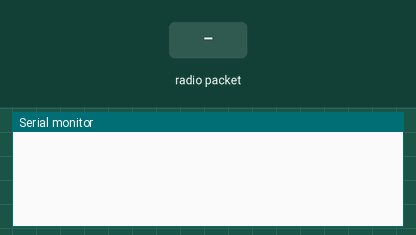
A sketch run on a simulated ESP32. On the bench: the last lines printed to the serial monitor. The inputs (shaded band) are chosen by the test bench.

Above: at 1.2 s.
1.3 s: radio packet "1" arrives
At 1.9 s:
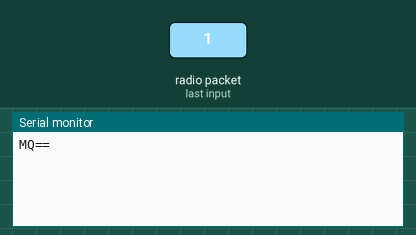
2.8 s: radio packet "0" arrives
At 4.0 s:
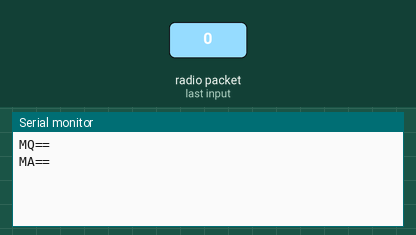
4.3 s: radio packet "2" arrives
At 5.4 s:
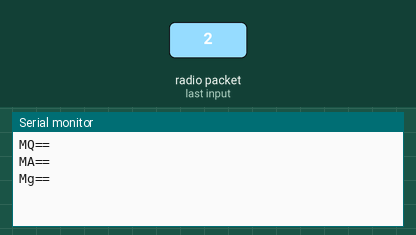

Measured:
- after the input at 1.3 s, the serial monitor: prints a new line at once (image 1)
- after the input at 2.8 s, the serial monitor: prints a new line at once (image 2)
- after the input at 4.3 s, the serial monitor: prints a new line at once (image 3)

The sketch:

relay.ino
```cpp
/*
 * Cyber Controller — wireless node RELAY (gateway) firmware.  Wire protocol: W1.0.
 *
 * Role: a USB-tethered ESP32 that bridges the host's serial link to the ESP-NOW radio the remote nodes
 * speak.  It is a DUMB PIPE by design — encryption is end-to-end between the host and each node
 * (AES-256-GCM, see ../PROTOCOL.md and src/core/node_crypto.py), so the relay holds no keys and can read
 * nothing.  Downlink frames are broadcast; only the node whose key matches can unseal one, every other
 * node drops it on the tag check.  That is why there is no routing table here.
 *
 * Serial (host):  one base64-encoded sealed frame per line, '\n' terminated.
 * ESP-NOW (nodes): the raw sealed frame bytes (<= 250, the ESP-NOW payload budget).
 *
 * STATUS: real implementation, but NOT compiled or flashed in this environment (no arduino-cli/toolchain
 * available here) and NOT yet validated on hardware.  Review against ../PROTOCOL.md before flashing.
 * Target: ESP32 Arduino core 2.x (the classic esp_now_recv_cb signature below).  On core 3.x the receive
 * callback's first argument becomes `const esp_now_recv_info_t *` — adjust onEspNowRecv accordingly.
 */
#include <WiFi.h>
#include <esp_now.h>
#include <esp_wifi.h>
#include "mbedtls/base64.h"

static const uint8_t BROADCAST[6]   = {0xFF, 0xFF, 0xFF, 0xFF, 0xFF, 0xFF};
static const uint8_t ESPNOW_CHANNEL = 1;      // relay + nodes must agree on one fixed channel
static const size_t  MAX_FRAME      = 250;    // ESP-NOW payload MTU (== node_crypto.ESP_NOW_MTU)
static const size_t  MAX_LINE       = 512;    // base64 of 250 bytes is ~344 chars; leave slack
static const size_t  B64_OUT        = 356;    // 4*ceil(250/3) rounded up

static char   lineBuf[MAX_LINE];
static size_t lineLen = 0;

// A raw sealed frame arrived from a node -> base64-encode -> emit one line to the host.
void onEspNowRecv(const uint8_t *mac, const uint8_t *data, int len) {
  (void)mac;
  if (len <= 0 || (size_t)len > MAX_FRAME) return;   // never forward an over-MTU/empty frame
  uint8_t out[B64_OUT];
  size_t olen = 0;
  if (mbedtls_base64_encode(out, sizeof(out), &olen, data, (size_t)len) != 0) return;
  Serial.write(out, olen);
  Serial.write('\n');
}

// A complete base64 line from the host = a sealed frame for a node -> decode -> broadcast over ESP-NOW.
static void handleLine(const char *b64, size_t n) {
  if (n == 0) return;
  uint8_t frame[MAX_FRAME];
  size_t flen = 0;
  if (mbedtls_base64_decode(frame, sizeof(frame), &flen, (const uint8_t *)b64, n) != 0) return; // drop junk
  if (flen == 0 || flen > MAX_FRAME) return;
  esp_now_send(BROADCAST, frame, flen);              // only the intended node's key can unseal it
}

void setup() {
  Serial.begin(115200);
  WiFi.mode(WIFI_STA);
  WiFi.disconnect();
  esp_wifi_set_channel(ESPNOW_CHANNEL, WIFI_SECOND_CHAN_NONE);

  if (esp_now_init() != ESP_OK) {
    // Without ESP-NOW there is nothing to relay; blink-idle so the failure is obvious on the bench.
    while (true) { delay(1000); }
  }
  esp_now_register_recv_cb(onEspNowRecv);

  esp_now_peer_info_t peer = {};
  memcpy(peer.peer_addr, BROADCAST, 6);
  peer.channel = ESPNOW_CHANNEL;
  peer.encrypt = false;                              // link-layer crypto off; the frames are already sealed
  esp_now_add_peer(&peer);
}

void loop() {
  while (Serial.available() > 0) {
    char c = (char)Serial.read();
    if (c == '\n' || c == '\r') {
      if (lineLen > 0) { handleLine(lineBuf, lineLen); lineLen = 0; }
    } else if (lineLen < MAX_LINE - 1) {
      lineBuf[lineLen++] = c;
    } else {
      lineLen = 0;                                    // oversized line -> drop it rather than overflow
    }
  }
}
```
